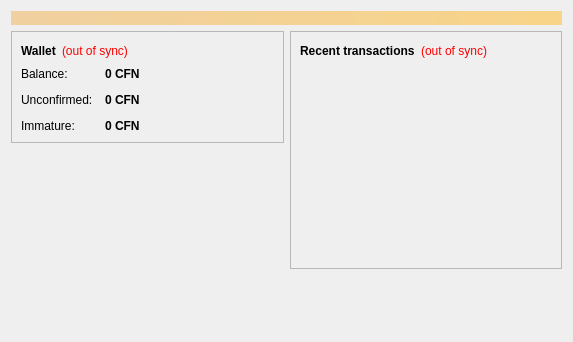
<?xml version="1.0" encoding="UTF-8"?>
<ui version="4.0">
 <class>OverviewPage</class>
 <widget class="QWidget" name="OverviewPage">
  <property name="geometry">
   <rect>
    <x>0</x>
    <y>0</y>
    <width>573</width>
    <height>342</height>
   </rect>
  </property>
  <property name="windowTitle">
   <string>Form</string>
  </property>
  <layout class="QVBoxLayout" name="topLayout">
   <item>
    <widget class="QLabel" name="labelAlerts">
     <property name="visible">
      <bool>false</bool>
     </property>
     <property name="styleSheet">
      <string notr="true">background-color: qlineargradient(x1: 0, y1: 0, x2: 1, y2: 0, stop:0 #F0D0A0, stop:1 #F8D488); color:#000000;</string>
     </property>
     <property name="wordWrap">
      <bool>true</bool>
     </property>
     <property name="margin">
      <number>3</number>
     </property>
    </widget>
   </item>
   <item>
    <layout class="QHBoxLayout" name="horizontalLayout" stretch="1,1">
     <item>
      <layout class="QVBoxLayout" name="verticalLayout_2">
       <item>
        <widget class="QFrame" name="frame">
         <property name="frameShape">
          <enum>QFrame::StyledPanel</enum>
         </property>
         <property name="frameShadow">
          <enum>QFrame::Raised</enum>
         </property>
         <layout class="QVBoxLayout" name="verticalLayout_4">
          <item>
           <layout class="QHBoxLayout" name="horizontalLayout_4">
            <item>
             <widget class="QLabel" name="label_5">
              <property name="font">
               <font>
                <weight>75</weight>
                <bold>true</bold>
               </font>
              </property>
              <property name="text">
               <string>Wallet</string>
              </property>
             </widget>
            </item>
            <item>
             <widget class="QLabel" name="labelWalletStatus">
              <property name="toolTip">
               <string>The displayed information may be out of date. Your wallet automatically synchronizes with the ConfessionCoin network after a connection is established, but this process has not completed yet.</string>
              </property>
              <property name="styleSheet">
               <string notr="true">QLabel { color: red; }</string>
              </property>
              <property name="text">
               <string notr="true">(out of sync)</string>
              </property>
              <property name="alignment">
               <set>Qt::AlignLeading|Qt::AlignLeft|Qt::AlignVCenter</set>
              </property>
             </widget>
            </item>
            <item>
             <spacer name="horizontalSpacer_2">
              <property name="orientation">
               <enum>Qt::Horizontal</enum>
              </property>
              <property name="sizeHint" stdset="0">
               <size>
                <width>40</width>
                <height>20</height>
               </size>
              </property>
             </spacer>
            </item>
           </layout>
          </item>
          <item>
           <layout class="QFormLayout" name="formLayout_2">
            <property name="fieldGrowthPolicy">
             <enum>QFormLayout::AllNonFixedFieldsGrow</enum>
            </property>
            <property name="horizontalSpacing">
             <number>12</number>
            </property>
            <property name="verticalSpacing">
             <number>12</number>
            </property>
            <item row="0" column="0">
             <widget class="QLabel" name="label">
              <property name="text">
               <string>Balance:</string>
              </property>
             </widget>
            </item>
            <item row="0" column="1">
             <widget class="QLabel" name="labelBalance">
              <property name="font">
               <font>
                <weight>75</weight>
                <bold>true</bold>
               </font>
              </property>
              <property name="cursor">
               <cursorShape>IBeamCursor</cursorShape>
              </property>
              <property name="toolTip">
               <string>Your current balance</string>
              </property>
              <property name="text">
               <string notr="true">0 CFN</string>
              </property>
              <property name="textInteractionFlags">
               <set>Qt::LinksAccessibleByMouse|Qt::TextSelectableByKeyboard|Qt::TextSelectableByMouse</set>
              </property>
             </widget>
            </item>
            <item row="1" column="0">
             <widget class="QLabel" name="label_3">
              <property name="text">
               <string>Unconfirmed:</string>
              </property>
             </widget>
            </item>
            <item row="1" column="1">
             <widget class="QLabel" name="labelUnconfirmed">
              <property name="font">
               <font>
                <weight>75</weight>
                <bold>true</bold>
               </font>
              </property>
              <property name="cursor">
               <cursorShape>IBeamCursor</cursorShape>
              </property>
              <property name="toolTip">
               <string>Total of transactions that have yet to be confirmed, and do not yet count toward the current balance</string>
              </property>
              <property name="text">
               <string notr="true">0 CFN</string>
              </property>
              <property name="textInteractionFlags">
               <set>Qt::LinksAccessibleByMouse|Qt::TextSelectableByKeyboard|Qt::TextSelectableByMouse</set>
              </property>
             </widget>
            </item>
            <item row="2" column="0">
             <widget class="QLabel" name="labelImmatureText">
              <property name="text">
               <string>Immature:</string>
              </property>
             </widget>
            </item>
            <item row="2" column="1">
             <widget class="QLabel" name="labelImmature">
              <property name="font">
               <font>
                <weight>75</weight>
                <bold>true</bold>
               </font>
              </property>
              <property name="toolTip">
               <string>Mined balance that has not yet matured</string>
              </property>
              <property name="text">
               <string notr="true">0 CFN</string>
              </property>
              <property name="textInteractionFlags">
               <set>Qt::LinksAccessibleByMouse|Qt::TextSelectableByKeyboard|Qt::TextSelectableByMouse</set>
              </property>
             </widget>
            </item>
           </layout>
          </item>
         </layout>
        </widget>
       </item>
       <item>
        <spacer name="verticalSpacer">
         <property name="orientation">
          <enum>Qt::Vertical</enum>
         </property>
         <property name="sizeHint" stdset="0">
          <size>
           <width>20</width>
           <height>40</height>
          </size>
         </property>
        </spacer>
       </item>
      </layout>
     </item>
     <item>
      <layout class="QVBoxLayout" name="verticalLayout_3">
       <item>
        <widget class="QFrame" name="frame_2">
         <property name="frameShape">
          <enum>QFrame::StyledPanel</enum>
         </property>
         <property name="frameShadow">
          <enum>QFrame::Raised</enum>
         </property>
         <layout class="QVBoxLayout" name="verticalLayout">
          <item>
           <layout class="QHBoxLayout" name="horizontalLayout_2">
            <item>
             <widget class="QLabel" name="label_4">
              <property name="text">
               <string>&lt;b&gt;Recent transactions&lt;/b&gt;</string>
              </property>
             </widget>
            </item>
            <item>
             <widget class="QLabel" name="labelTransactionsStatus">
              <property name="toolTip">
               <string>The displayed information may be out of date. Your wallet automatically synchronizes with the ConfessionCoin network after a connection is established, but this process has not completed yet.</string>
              </property>
              <property name="styleSheet">
               <string notr="true">QLabel { color: red; }</string>
              </property>
              <property name="text">
               <string notr="true">(out of sync)</string>
              </property>
              <property name="alignment">
               <set>Qt::AlignRight|Qt::AlignTrailing|Qt::AlignVCenter</set>
              </property>
             </widget>
            </item>
            <item>
             <spacer name="horizontalSpacer">
              <property name="orientation">
               <enum>Qt::Horizontal</enum>
              </property>
              <property name="sizeHint" stdset="0">
               <size>
                <width>40</width>
                <height>20</height>
               </size>
              </property>
             </spacer>
            </item>
           </layout>
          </item>
          <item>
           <widget class="QListView" name="listTransactions">
            <property name="styleSheet">
             <string notr="true">QListView { background: transparent; }</string>
            </property>
            <property name="frameShape">
             <enum>QFrame::NoFrame</enum>
            </property>
            <property name="verticalScrollBarPolicy">
             <enum>Qt::ScrollBarAlwaysOff</enum>
            </property>
            <property name="horizontalScrollBarPolicy">
             <enum>Qt::ScrollBarAlwaysOff</enum>
            </property>
            <property name="selectionMode">
             <enum>QAbstractItemView::NoSelection</enum>
            </property>
           </widget>
          </item>
         </layout>
        </widget>
       </item>
       <item>
        <spacer name="verticalSpacer_2">
         <property name="orientation">
          <enum>Qt::Vertical</enum>
         </property>
         <property name="sizeHint" stdset="0">
          <size>
           <width>20</width>
           <height>40</height>
          </size>
         </property>
        </spacer>
       </item>
      </layout>
     </item>
    </layout>
   </item>
  </layout>
 </widget>
 <resources/>
 <connections/>
</ui>
